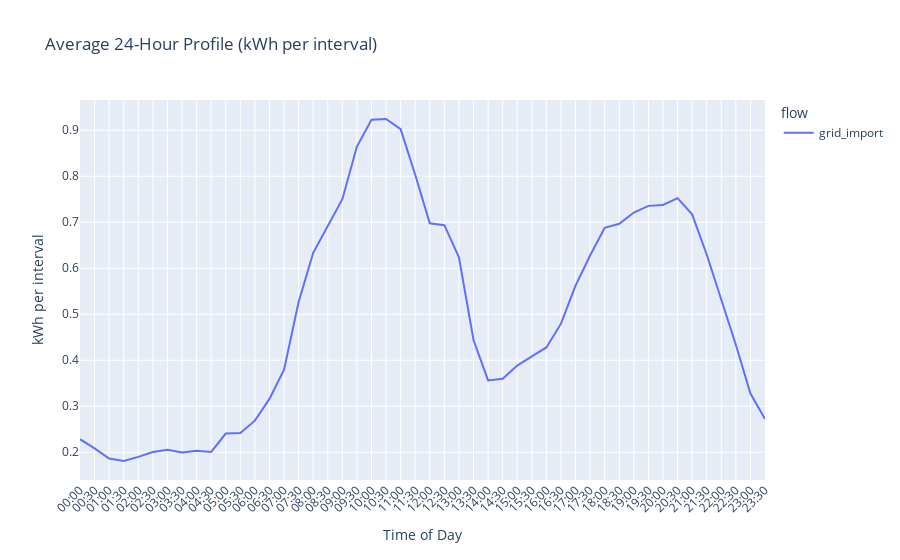

Write notebook code for a chart like this one.
### Code cell
prof = ml.transform.profile24(df)  # columns: slot + flows
melted = prof.melt(id_vars="slot", var_name="flow", value_name="kwh")

fig = px.line(
    melted, x="slot", y="kwh", color="flow",
    title="Average 24-Hour Profile (kWh per interval)",
    labels={"slot":"Time of Day","kwh":"kWh per interval"}
)
fig.update_xaxes(type="category", tickangle=-45)
fig.update_layout(hovermode="x unified")
fig.show()

### Figure 1 — Plotly figure (JSON) as saved in the notebook; plotly's stock layout.template omitted (floating-point values rounded to 4 significant figures)
{"data": [{"hovertemplate": "flow=grid_import<br>Time of Day=%{x}<br>kWh per interval=%{y}<extra></extra>", "legendgroup": "grid_import", "line": {"color": "#636efa", "dash": "solid"}, "marker": {"symbol": "circle"}, "mode": "lines", "name": "grid_import", "orientation": "v", "showlegend": true, "type": "scatter", "x": ["00:00", "00:30", "01:00", "01:30", "02:00", "02:30", "03:00", "03:30", "04:00", "04:30", "05:00", "05:30", "06:00", "06:30", "07:00", "07:30", "08:00", "08:30", "09:00", "09:30", "10:00", "10:30", "11:00", "11:30", "12:00", "12:30", "13:00", "13:30", "14:00", "14:30", "15:00", "15:30", "16:00", "16:30", "17:00", "17:30", "18:00", "18:30", "19:00", "19:30", "20:00", "20:30", "21:00", "21:30", "22:00", "22:30", "23:00", "23:30"], "xaxis": "x", "y": [0.2284, 0.2085, 0.1865, 0.181, 0.19, 0.2005, 0.2053, 0.1994, 0.2035, 0.2006, 0.2407, 0.2416, 0.2686, 0.316, 0.3795, 0.5265, 0.6336, 0.6927, 0.7501, 0.8645, 0.9226, 0.9245, 0.9026, 0.8032, 0.6978, 0.6937, 0.624, 0.444, 0.3562, 0.3596, 0.3884, 0.4085, 0.4279, 0.4795, 0.5621, 0.6277, 0.688, 0.6966, 0.7212, 0.7356, 0.7376, 0.7525, 0.7172, 0.63, 0.5331, 0.4337, 0.3277, 0.2721], "yaxis": "y"}], "layout": {"hovermode": "x unified", "legend": {"title": {"text": "flow"}, "tracegroupgap": 0}, "title": {"text": "Average 24-Hour Profile (kWh per interval)"}, "xaxis": {"anchor": "y", "domain": [0, 1], "tickangle": -45, "title": {"text": "Time of Day"}, "type": "category"}, "yaxis": {"anchor": "x", "domain": [0, 1], "title": {"text": "kWh per interval"}}}}
